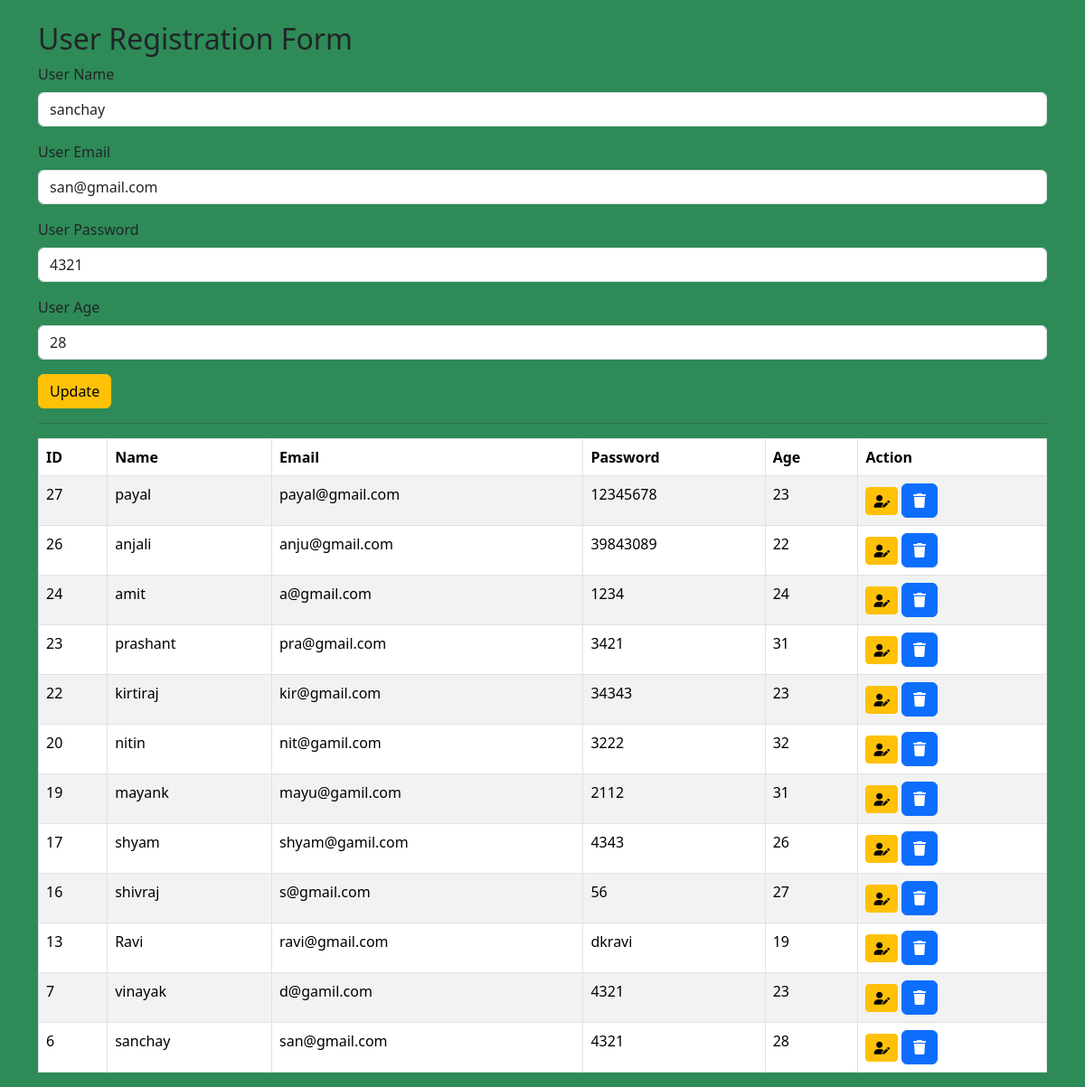
Screenshot of /update/6/ with the database file from the repository.
### TestProject1/models.py (models this page shows)
class UserModel(models.Model):
    Name = models.CharField(max_length=20)
    Email = models.EmailField()
    Password = models.CharField(max_length=10)
    Age = models.IntegerField()

### TestProject1/views.py (the view)
# urls.py: path('update/<int:id>/',views.update_details, name = 'update'),
def update_details(request, id):
    instance = get_object_or_404(UserModel, pk=id)
    old_password = instance.Password
    if request.method == "POST":
        form = Registration(request.POST, instance=instance)
        if form.is_valid():
            User_obj = form.save(commit=False)
            raw_password = form.cleaned_data.get('Password')
            if raw_password:
                User_obj.Password =raw_password #new password again
            else:
                User_obj.Password = old_password
            User_obj.save()
            messages.success(request,"Form is successfully updated")
            data = UserModel.objects.all().order_by('-id')
            return render(request, 'TestProject1/user_reg_form.html',{'form':Registration(),
                                                                  'data':data,
                                                                  'is_update':False,
                                                                  'valid_form':'ok'})
        else:
            messages.error(request, 'Update Failed!!. Please check the form')
    else:
        form = Registration(instance=instance)
        print('Updated User:',instance.Password)
    data = UserModel.objects.all().order_by('-id')
    return render(request, 'TestProject1/user_reg_form.html',{'form':form,
                                                            'data':data,
                                                            'is_update':True,
                                                            'valid_form':'ok'})

### TestProject1/forms.py
class Registration(forms.ModelForm):
    class Meta:
        model = UserModel
        fields = ['Name','Email','Password','Age']
        labels = {
            'Name':'User Name',
            'Email':'User Email',
            'Password':'User Password',
            'Age':'User Age'
        }
        widgets = {
            'Name':forms.TextInput(attrs={'placeholder':'Enter Your Name', 'class':'form-control'}),
            'Email':forms.EmailInput(attrs={'placeholder':'Enter Your Email', 'class':'form-control'}),
            'Password':forms.TextInput(attrs={'placeholder':'Enter Your Password', 'class':'form-control'}),
            'Age':forms.NumberInput(attrs={'placeholder':'Enter Your Age', 'class':'form-control'}),
        }

### TestProject1/templates/TestProject1/user_reg_form.html (shortened to what this page needs)
{% extends "base.html" %}
{% block content %}
<div class="container mt-4">
  <h2>User Registration Form</h2>
<div class='mb-3'>
  <form  id="userForm" action="" method="POST" class="needs-validation" class="form-control" novalidate>
    {% for field in form %}
      <div class="mb-3">
        <label class="form-label"  for="{{ field.id_for_label }}">{{ field.label }}</label>
        {{ field }}
      </div>
    {% endfor %}
    </div>
    <button type="submit"  class="btn {% if is_update %} btn-warning {% else %} btn-primary {% endif %}" id="submitBtn">
    {% if is_update %} Update {% else %} Register {% endif %}</button>
  <hr>
 {% if valid_form != "ok" %}
      <div id="tableDiv" style="display: none;">
  {% else %}
      <div id="tableDiv" style="display: block;">
  {% endif %}
  {% if data %}
    <table class="table table-bordered table-hover table-striped mt-3" id="user_table">
      <thead class="table table-bordered">
        <tr>
          <th scope="col">ID</th>
          <th scope="col">Name</th>
          <th scope="col">Email</th>
          <th scope="col">Password</th>
          <th scope="col">Age</th>
          <th scope ="col">Action</th>
        </tr>
      </thead>
      <tbody>
        {% for rec in data %}
        <tr>
          <td>{{ rec.id }}</td>
          <td>{{ rec.Name }}</td>
          <td>{{ rec.Email }}</td>
          <td>{{ rec.Password }}</td>
          <td>{{ rec.Age }}</td>
          <td>
            <a href="{% url 'update' rec.id %}" id = 'editbtn' class="btn btn-warning btn-sm" ><i class="fa-solid fa-user-pen"></i></a>
            <a href="{% url 'delete' rec.id %}"  class="btn btn-primary"  onclick="return confirm('Are you sure you want to delete ?');"><i class="fa-solid fa-trash"></i></a>
          </td>
        </tr>
        {% empty %}
        <tr>
          <td colspan="5" class="text-center">No Records Available</td>
        </tr>
        {% endfor %}
      </tbody>
    </table>
  {% else %}
    <div class="alert alert-warning mt-3">No data found!</div>
  {% endif %}
  </div>
</div>
{% endblock %}

### templates/base.html (shortened to what this page needs)
<!DOCTYPE html>
<html lang="en">
<head>
    {% load static %}
    <link rel="stylesheet" href="https://cdn.jsdelivr.net/npm/bootstrap@5.3.7/dist/css/bootstrap.min.css" />
    <link rel="stylesheet" href="https://cdnjs.cloudflare.com/ajax/libs/font-awesome/6.7.2/css/all.min.css" />
    <link rel="stylesheet" href="{% static 'css/style.css' %}">
</head>
<body>
    <main>
        {% block content %}{% endblock %}
    </main>
</body>
</html>

### TestProject1/static/css/style.css (style rules this page uses)
body { background-color: seagreen; }

### rows the page displays
UserModel: form "sanchay" "san@gmail.com" "4321" "28", id "6", Name "sanchay", Email "san@gmail.com", Password "4321", Age "28"
UserModel: id "27", Name "payal", Email "payal@gmail.com", Password "12345678", Age "23"
UserModel: id "26", Name "anjali", Email "anju@gmail.com", Password "39843089", Age "22"
UserModel: id "24", Name "amit", Email "a@gmail.com", Password "1234", Age "24"
UserModel: id "23", Name "prashant", Email "pra@gmail.com", Password "3421", Age "31"
UserModel: id "22", Name "kirtiraj", Email "kir@gmail.com", Password "34343", Age "23"
UserModel: id "20", Name "nitin", Email "nit@gamil.com", Password "3222", Age "32"
UserModel: id "19", Name "mayank", Email "mayu@gamil.com", Password "2112", Age "31"
UserModel: id "17", Name "shyam", Email "shyam@gamil.com", Password "4343", Age "26"
UserModel: id "16", Name "shivraj", Email "s@gmail.com", Password "56", Age "27"
UserModel: id "13", Name "Ravi", Email "ravi@gmail.com", Password "dkravi", Age "19"
UserModel: id "7", Name "vinayak", Email "d@gamil.com", Password "4321", Age "23"

### other values shown
{{ field.label }} "User Name" "User Email" "User Password" "User Age"
